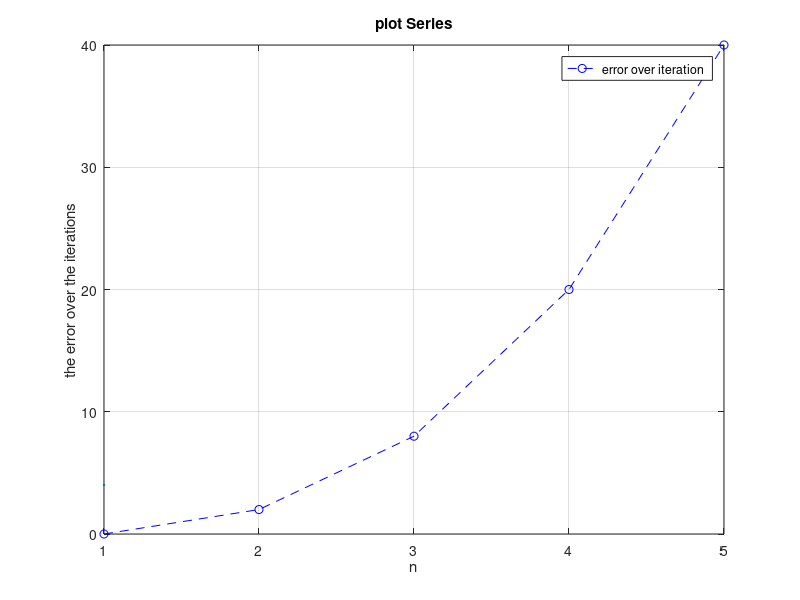

MATLAB code to generate this figure:
prompt=input("enter a number");                   % exact value to be compared 
N=prompt;                               %the max number 
sum=0;
S=zeros(1,N);                      %store each iteration's result in the raw vector

%loop from 0 to length user entered in each iteration calculate the equation
for n=1:N                                 %itertative var. that increment by one
sum=sum+ n*(n+1);
S(n+1)=sum;
end 

%plot the Series value 
plot(1:n,S(1:n),'b--o',LineWidth=1,MarkerSize=4);        %{ plot up to the last iteration where the loop stopped...
                                                                        ... so use n instead of n_max}%


title('plot Series');
xlabel('n');
ylabel('the error over the iterations');
legend ('error over iteration ');
grid on;